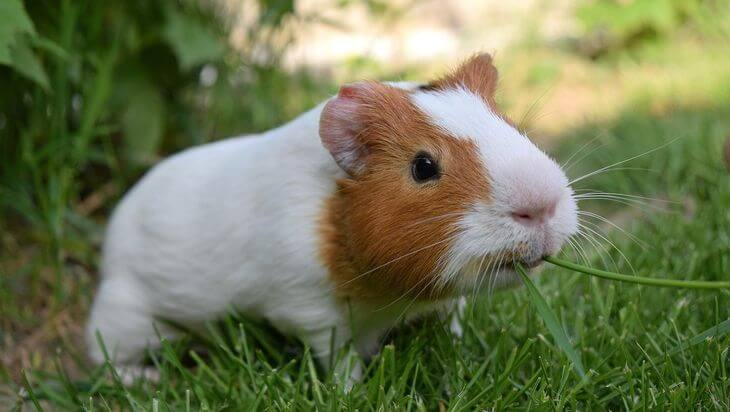
#> input picture src/guinea-pig.jpg, 730 x 412 px, found by its file name
$ python main.py
#> lines starting #> are read from the running program, lines starting #| are printed output that depends on the picture; after the words box and inside, x2 and y2 are one past the last pixel; in counts of white or black regions, pixels touching at a corner belong together
### src/utils.py
import cv2
import numpy as np
from scipy.interpolate import CubicSpline
import matplotlib.pyplot as plt

# Detecta bordes en una imagen utilizando el algoritmo de Canny.
# Retorna: bordes (np.array): Imagen binaria con los bordes detectados. img (np.array): Imagen original en escala de grises.


def detectar_bordes(ruta_imagen):

#> called with ruta_imagen = 'src/guinea-pig.jpg'
    img = cv2.imread(
        ruta_imagen, cv2.IMREAD_GRAYSCALE)  # Lee imagen en escala de grises
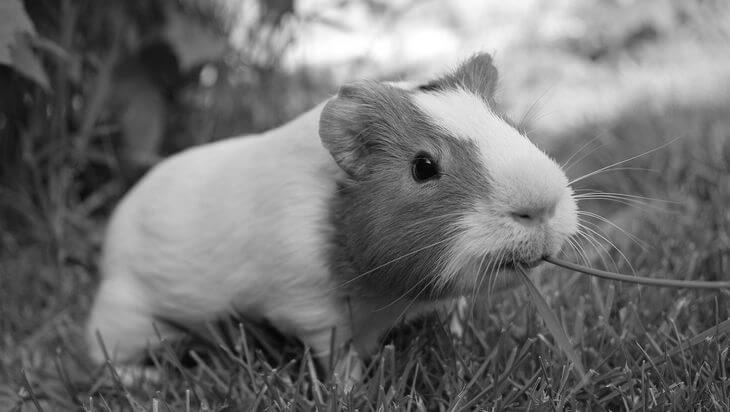
#> img: shape (412, 730); min 0, max 255, mean 112.8
    if img is None:
        raise ValueError(f"No se encontró la imagen en {ruta_imagen}")
    bordes = cv2.Canny(img, 50, 150)  # Detecta los bordes con Canny
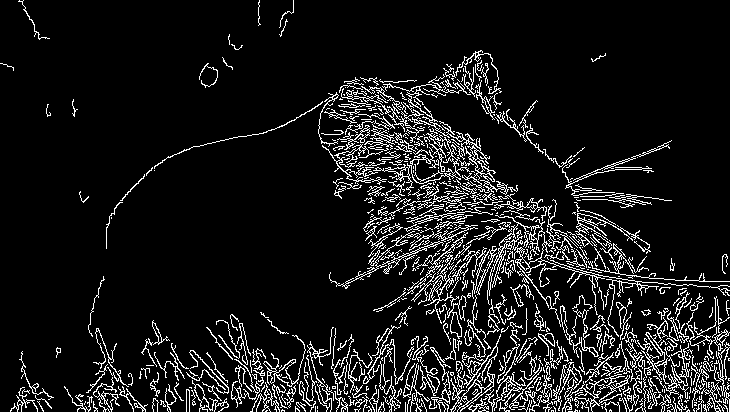
#> bordes: shape (412, 730); 9.8% white in thin lines or dots
    return bordes, img


# Permite al usuario seleccionar un contorno desde la terminal.
# Muestra visualmente los puntos y la interpolación con splines cúbicos.

def extraer_contorno_superior_interactivo(bordes, imagen_original):

    # Encuentra contornos externos.
    contornos, _ = cv2.findContours(
        bordes, cv2.RETR_EXTERNAL, cv2.CHAIN_APPROX_SIMPLE)
#> contornos = 601 contours, 507 with area under 20; largest, box (x1, y1, x2, y2) and area: (492, 215, 730, 337) 1478, (382, 82, 509, 195) 692, (450, 334, 501, 412) 558, (373, 133, 470, 196) 370, (263, 335, 306, 387) 324

    candidatos = []
    print(f"Total de contornos encontrados: {len(contornos)}")
#| Total de contornos encontrados: 601

    # Filtra y evalua contornos candidatos.
    for idx, c in enumerate(contornos):
        if len(c) < 300:
            continue  # Ignorar contornos pequeños
        x_vals = c[:, 0, 0]
        y_vals = c[:, 0, 1]
        ancho = x_vals.max() - x_vals.min()
        y_prom = np.mean(y_vals)
        y_min = y_vals.min()
        candidatos.append((idx, ancho, y_prom, y_min, c))
#> this loop made 601 passes
#> c on passes 1, 2, 4: [[568, 411], [572, 411]], [[380, 411]], [[579, 410], [579, 411]]
#> after the loop, candidatos = 14 items

    if not candidatos:
        raise ValueError(
            "No se encontraron contornos suficientemente grandes.")

    # Muestra la tabla de contornos.
    print("\nContornos candidatos encontrados:\n")
    print(f"{'Idx':<5} {'Ancho':<8} {'Y_prom':<10} {'Y_min':<8} {'Puntos':<8}")
    print("-" * 45)
    for idx, ancho, y_prom, y_min, c in candidatos:
        print(f"{idx:<5} {ancho:<8.1f} {y_prom:<10.1f} {y_min:<8.1f} {len(c):<8}")
#> this loop made 14 passes
#> (idx, ancho, y_prom, y_min) on passes 1 to 12: (131, 67, 391.3, 374), (165, 41, 387.8, 361), (224, 50, 373.1, 334), (241, 50, 353.3, 325), (347, 46, 267.9, 246), (351, 141, 266.8, 243), (367, 56, 276, 232), (370, 91, 260.4, 231), (394, 237, 270.8, 215), (398, 75, 231.2, 213), (502, 64, 164.3, 144), (508, 109, 169.3, 140)
#| 131   67.0     391.3      374.0    416
#| 165   41.0     387.8      361.0    368
#| 224   50.0     373.1      334.0    445
#| 241   50.0     353.3      325.0    314
#| 347   46.0     267.9      246.0    413
#| 351   141.0    266.8      243.0    350
#| 367   56.0     276.0      232.0    670
#| 370   91.0     260.4      231.0    397
#> (further printed lines are left out)
    print("\n")

    continuar = True
    while continuar:
        # Solicitarel índice (Idx) al usuario.
        try:
            idx_input = int(
                input("Ingresa el índice (Idx) del contorno a usar: "))
#> the answer given: 3
            seleccionado = [c for c in candidatos if c[0] == idx_input][0]
        except (ValueError, IndexError):
            print("Índice inválido. Usando el contorno más ancho por defecto.")

            # Ordenar por ancho descendente.
            candidatos.sort(key=lambda x: -x[1])
            seleccionado = candidatos[0]
#> seleccionado = 5 items, first 5: 394, 237, 270.8, 215, contour of 1131 points, box (x1, y1, x2, y2) (492, 215, 730, 337), area 1478

        idx_seleccionado, ancho, y_prom, y_min, contorno_superior = seleccionado
#> idx_seleccionado = 394; ancho = 237; y_prom = 270.8; y_min = 215; contorno_superior = contour of 1131 points, box (x1, y1, x2, y2) (492, 215, 730, 337), area 1478
        print(
            f"\nContorno seleccionado: #{idx_seleccionado} (ancho: {ancho:.1f}, y_prom: {y_prom:.1f})")
#| Contorno seleccionado: #394 (ancho: 237.0, y_prom: 270.8)

        # Extrae coordenadas X e Y del contorno.
        x = contorno_superior[:, 0, 0]
#> x = 1131 values, max 729 at index 805, min 492 at index 102, mean 570
        y = contorno_superior[:, 0, 1]
#> y = 1131 values, max 336 at index 644, min 215 at index 0, mean 270.8

        # Ordena los puntos de izquierda a derecha (por X ascendente).
        indices_ordenados = np.argsort(x)
#> indices_ordenados = 1131 values, max 1130 at index 72, min 0 at index 36, mean 565
        x = x[indices_ordenados]
#> x = 1131 values from 492 to 729
        y = y[indices_ordenados]
#> y = 1131 values, max 336 at index 922, min 215 at index 36, mean 270.8

        # Elimina valores duplicados en X para evitar errores en interpolación.
        x_unicos, indices_unicos = np.unique(x, return_index=True)
#> x_unicos = 189 values from 492 to 729; indices_unicos = 189 values from 0 to 1128
        y_unicos = y[indices_unicos]
#> y_unicos = 189 values, max 336 at index 121, min 216 at index 13, mean 274.5

        print(f"Puntos extraídos: {len(x_unicos)}")
#| Puntos extraídos: 189

        # Interpolación cúbica
        cs = CubicSpline(x_unicos, y_unicos)
        x_nuevo = np.linspace(
            x_unicos.min(), x_unicos.max(), 3 * len(x_unicos))
#> x_nuevo = 567 values from 492 to 729
        y_nuevo = cs(x_nuevo)
#> y_nuevo = 567 values, max 335.8 at index 301, min 208.5 at index 30, mean 276.3

        # Grafica los resultados.
        plt.figure(figsize=(12, 6))

        # Imagen original con puntos y spline.
        plt.subplot(1, 2, 1)
        plt.imshow(imagen_original, cmap='gray')
        plt.title(f'Contorno #{idx_seleccionado} - Imagen Original')
        plt.scatter(x_unicos, y_unicos, s=10, c='red', label='Puntos')
        plt.plot(x_nuevo, y_nuevo, c='green', label='Spline Cúbico')
        plt.legend()

        # Imagen de bordes.
        plt.subplot(1, 2, 2)
        plt.imshow(bordes, cmap='gray')
        plt.title('Bordes Detectados')

        plt.tight_layout()
        # Guarda resultado con el nombre "resultado_spline.png".
        plt.savefig("resultado_spline.png", dpi=300)
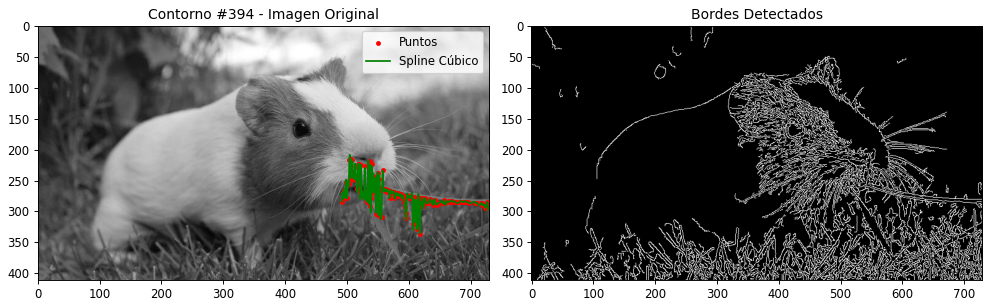
#> figure drawn by matplotlib, 2 panels
        print("Imagen guardada como resultado_spline.png")
        plt.show()

        # Pregunta si se desea intentar con otro contorno
#> (the run stopped early here; a loop or call above may not have finished)
